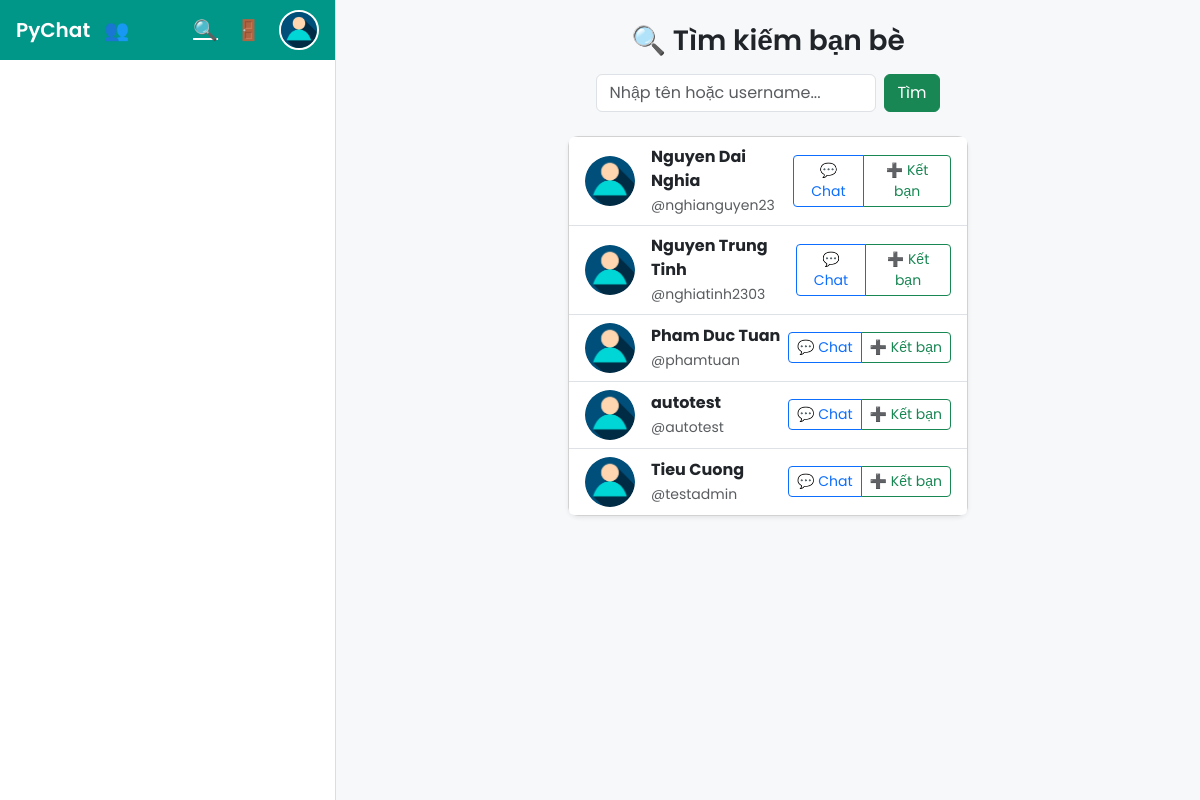
/chat/search/ (signed in), run on an earlier commit of the app's database.
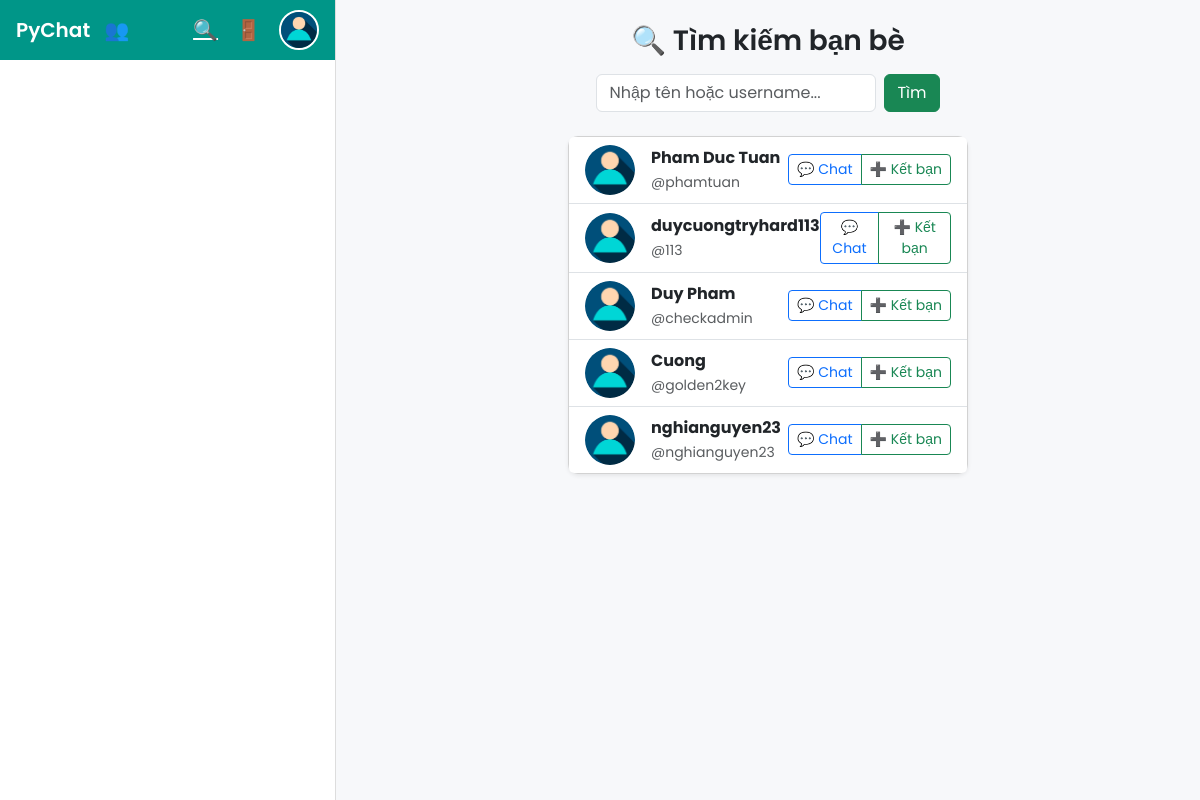
And on a later commit of the database.
### chat/models.py (models this page shows, shortened)
class UserProfile(models.Model):
    user = models.OneToOneField(
        User,
        on_delete=models.CASCADE,
        related_name="profile",
        null=True, blank=True,  # ✅ cho phép tạm null để migrate an toàn
    )
    name = models.CharField(max_length=25)
    email = models.EmailField(unique=True)
    username = models.CharField(max_length=20, unique=True)
    bio = models.TextField(blank=True, null=True)
    avatar = models.ImageField(upload_to='avatars/', blank=True, null=True)

### chat/views.py (the view)
# urls.py: path("search/", views.search, name="search"),
@login_required
def search(request):
    curr_user = get_object_or_404(UserProfile, username=request.user.username)
    users = UserProfile.objects.exclude(username=curr_user.username)
    if request.method == "POST":
        query = request.POST.get("search", "").strip().lower()
        if query:
            users = users.filter(Q(name__icontains=query) | Q(username__icontains=query))
    friends = UserProfile.objects.filter(
        Q(sent_messages__receiver_name=curr_user)
        | Q(received_messages__sender_name=curr_user)
    ).distinct()
    return render(request, "chat/search.html", {"users": users, "friends": friends})

### chat/templates/chat/search.html (shortened to what this page needs)
{% extends "chat/Base.html" %}
{% load static %}
{% block content %}
<div class="container py-4">
  <div class="d-flex flex-column align-items-center">
    <h3 class="mb-3 fw-semibold">🔍 Tìm kiếm bạn bè</h3>
    <form method="post" class="d-flex mb-4" style="gap: 8px;">
      <input
        type="text"
        name="search"
        placeholder="Nhập tên hoặc username..."
        class="form-control"
        style="width: 280px;"
        value="{{ request.POST.search|default:'' }}"
      >
      <button type="submit" class="btn btn-success">Tìm</button>
    </form>
    <div class="card shadow-sm" style="width: 400px; border-radius: 10px;">
      <ul class="list-group list-group-flush">
        {% for user in users %}
        <li class="list-group-item d-flex align-items-center justify-content-between">
          <div class="d-flex align-items-center">
            <img src="{% static 'images/user_image.jpg' %}" alt="avatar"
                 class="me-3" style="width:50px;height:50px;border-radius:50%;">
            <div>
              <strong>{{ user.name }}</strong><br>
              <small class="text-muted">@{{ user.username }}</small>
            </div>
          </div>
          <div class="btn-group">
            <a class="btn btn-sm btn-outline-primary" href="{% url 'chat:chat' user.username %}">💬 Chat</a>
            <a class="btn btn-sm btn-outline-success" href="{% url 'chat:addFriend' user.username %}">➕ Kết bạn</a>
          </div>
        </li>
        {% empty %}
        <li class="list-group-item text-center text-muted py-3">
          Không tìm thấy người dùng nào.
        </li>
        {% endfor %}
      </ul>
    </div>
  </div>
</div>
{% endblock %}

### chat/templates/chat/Base.html (shortened to what this page needs)
{% load static %}
<!DOCTYPE html>
<html lang="vi">
<head>
  <link href="https://cdn.jsdelivr.net/npm/bootstrap@5.3.2/dist/css/bootstrap.min.css" rel="stylesheet">
</head>
<body>
  <div class="chat-container">
    <div class="sidebar">
      <div class="sidebar-header">
        <div class="d-flex align-items-center gap-2">
          <a href="{% url 'chat:index' %}" class="logo-link">PyChat</a>
          <button class="nav-btn" id="createGroupBtn" title="Tạo nhóm">👥</button>
        </div>
        <div class="header-actions">
          <a href="{% url 'chat:search' %}" class="nav-btn" title="Tìm kiếm bạn bè">🔍</a>
          {% if user.is_authenticated %}
          <form method="post" action="{% url 'logout' %}" style="margin:0;">
            <button type="submit" class="nav-btn" title="Đăng xuất">🚪</button>
          </form>
          {% else %}
          <a href="{% url 'login' %}" class="nav-btn">Login</a>
          <a href="/signup" class="nav-btn">Register</a>
          {% endif %}
          <a href="{% url 'chat:view_profile' username=request.user.username %}">
            <img src="{% static 'images/user_image.jpg' %}" class="avatar-sm" alt="Profile">
          </a>
        </div>
      </div>
      <ul class="friend-list list-group list-group-flush" id="combinedChatList">
      </ul>
    </div>
  <div class="chat-main">
    {% block content %}
    {% endblock %}
  </div>
</body>
</html>

### chat/templates/chat/Base.html (style rules this page uses)
* { box-sizing: border-box; }
body { margin: 0; font-family: 'Poppins', sans-serif; background: #f1f3f6; height: 100vh; overflow: hidden; }
.chat-container { display: flex; height: 100vh; width: 100%; }
.sidebar { width: 28%; min-width: 280px; background: #fff; border-right: 1px solid #ddd; display: flex; flex-direction: column; }
.sidebar-header { display: flex; justify-content: space-between; align-items: center; padding: 10px 16px; background: #009688; color: white; }
.logo-link { color: white; text-decoration: none; font-weight: 600; font-size: 20px; }
.header-actions { display: flex; align-items: center; gap: 12px; }
.nav-btn { color: white; background: transparent; border: none; font-size: 20px; cursor: pointer; transition: 0.2s; }
.avatar-sm { width: 40px; height: 40px; border-radius: 50%; object-fit: cover; cursor: pointer; border: 2px solid #fff; transition: 0.2s; }
.friend-list { flex: 1; overflow-y: auto; background: #fff; }
.chat-main { flex: 1; display: flex; flex-direction: column; background: #f7f8fa; overflow: hidden; }

What changed in the data, as far as the page shows it:
removed UserProfile: name "Nguyen Dai Nghia", username "nghianguyen23"
removed UserProfile: name "Nguyen Trung Tinh", username "nghiatinh2303"
removed UserProfile: name "autotest", username "autotest"
removed UserProfile: name "Tieu Cuong", username "testadmin"
added UserProfile: name "duycuongtryhard113", username "113"
added UserProfile: name "Duy Pham", username "checkadmin"
added UserProfile: name "Cuong", username "golden2key"
added UserProfile: name "nghianguyen23", username "nghianguyen23"
